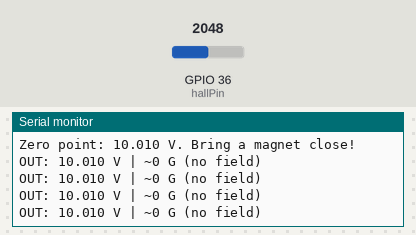
Recording of a sketch running on a simulated ESP32. Shown: the last lines printed to the serial monitor. The test bench sets the inputs (shaded band); at power-on: GPIO 36 (hallPin) = 2048.

Above: at 2.6 s.
2.7 s: GPIO 36 (hallPin) set to 2121
At 3.06 s:
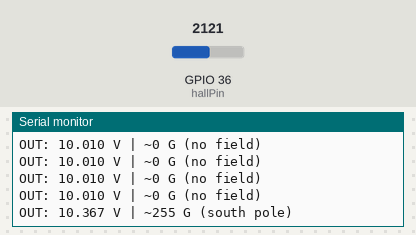
5.0 s: GPIO 36 (hallPin) set to 1228
At 5.46 s:
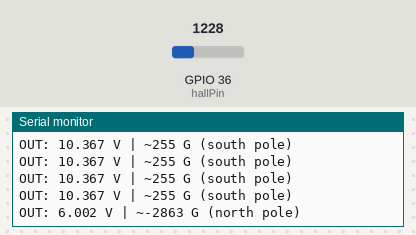

The sketch:

example.ino
```cpp
// Samples the sensor on A0, calibrates a zero-voltage baseline, converts the measured voltage to gauss, and prints field strength and pole to the serial monitor.
//
// Buy this module: https://shillehtek.com/products/linear-hall-effect-sensor-49e-arduino-esp32
// Full manual: https://shillehtek.com/blogs/shillehtek-product-manuals/linear-hall-effect-sensor-49e-arduino-esp32-manual
// More examples: https://github.com/shillehbean/shillehtek-examples
//

// 49E Linear Hall Effect Sensor - Arduino Example
// OUT -> A0, VCC -> 5V, GND -> GND

const int hallPin = A0;
const float MV_PER_GAUSS = 1.4;   // ~1.4 mV/G at 5V supply
float zeroVolts = 2.5;

float readVolts(int samples) {
  long total = 0;
  for (int i = 0; i < samples; i++) {
    total += analogRead(hallPin);
    delay(2);
  }
  return (total / (float)samples) * (5.0 / 1023.0);
}

void setup() {
  Serial.begin(9600);
  Serial.println("Calibrating - keep magnets away...");
  delay(1000);
  zeroVolts = readVolts(200);
  Serial.print("Zero point: ");
  Serial.print(zeroVolts, 3);
  Serial.println(" V. Bring a magnet close!");
}

void loop() {
  float volts = readVolts(20);
  float gauss = (volts - zeroVolts) * 1000.0 / MV_PER_GAUSS;

  Serial.print("OUT: ");
  Serial.print(volts, 3);
  Serial.print(" V | ~");
  Serial.print(gauss, 0);
  Serial.print(" G ");

  if (gauss > 15)       Serial.println("(south pole)");
  else if (gauss < -15) Serial.println("(north pole)");
  else                  Serial.println("(no field)");

  delay(300);
}
```

Measured:
- the behaviour switches between 2052 and 2053 on GPIO 36 (hallPin) (found by bisection; images 0 and 1)
- after the input at 2.7 s, the serial monitor: prints a new line after 0.13 s (image 1)
- after the input at 5.0 s, the serial monitor: prints a new line after 0.23 s (image 2)
